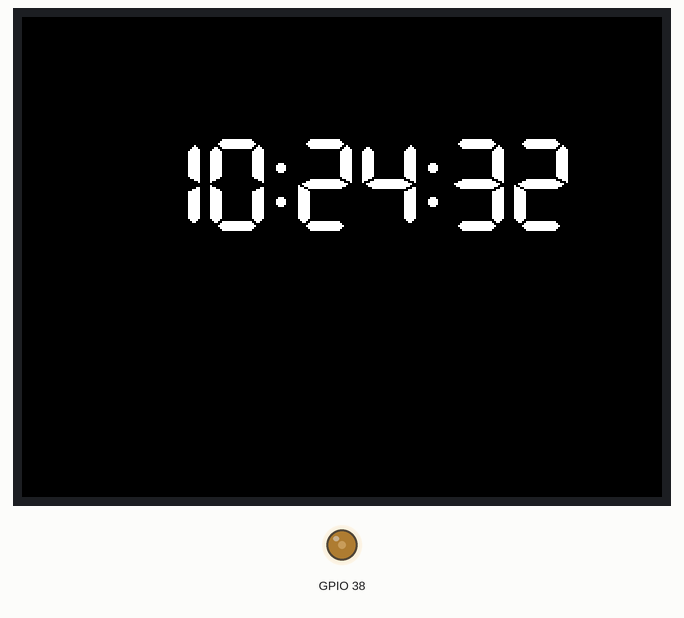
Simulated run of this sketch. Board: ESP32. On the bench: 320×240 colour display, output pins drawn as LEDs (lit = HIGH). WiFi joins after 1.5 s; servers stay silent unless stated; the local clock reads 2024-03-15 10:24:30 at power-on unless the sketch sets it; web services answer with replies made up by the test bench; what the sketch prints to the serial monitor is not drawn.

Above: at 2.3 s.
At 6.2 s:
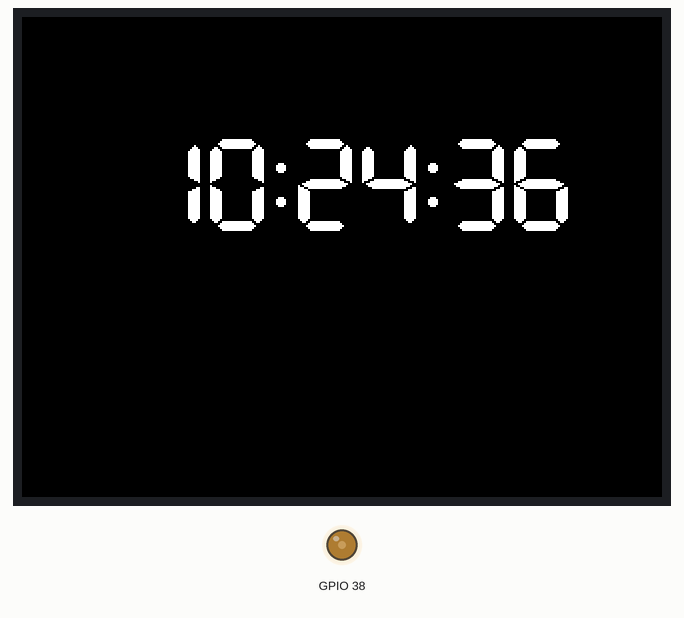
At 10.2 s:
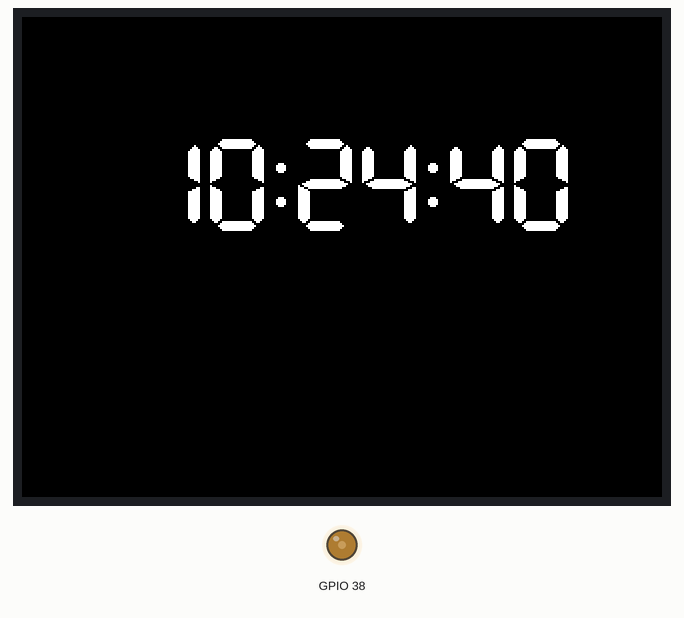
At 16.2 s:
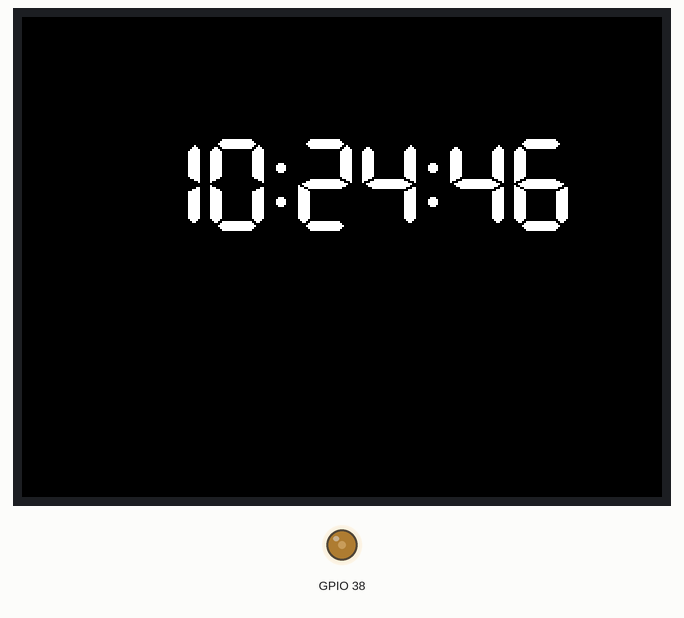
At 21.2 s:
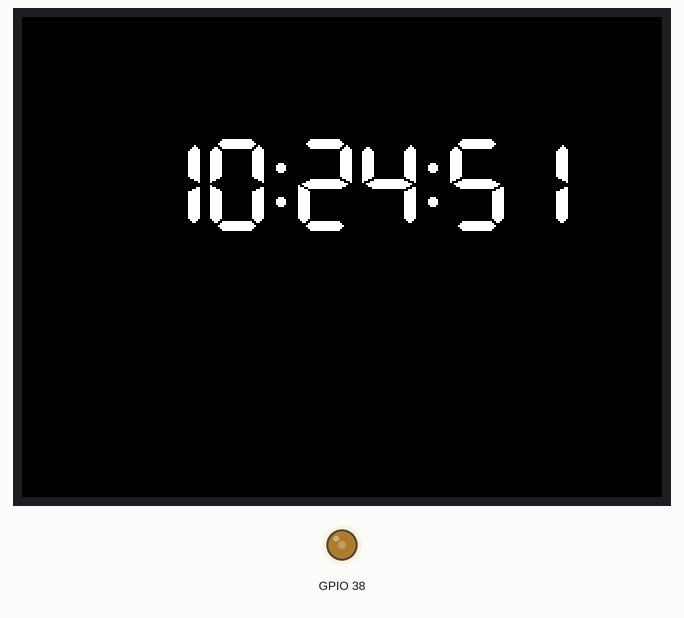
At 31.2 s:
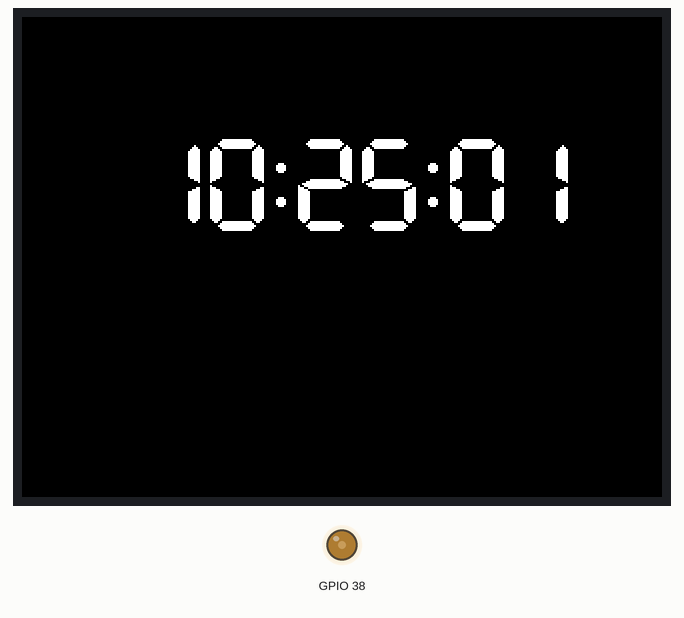

Measured:
- what the display in image 0 shows lasts 1.0 s, from 2.2 s to 3.2 s
- what the display in image 2 shows lasts 1.2 s, from 10.1 s to 11.3 s

The sketch:

BasicClockTDisplay.ino
```cpp
#include <WiFiManager.h>
#include <TFT_eSPI.h>
#include <ArduinoJson.h>
#include <HTTPClient.h>
#include <ESP32Time.h>

TFT_eSPI tft = TFT_eSPI();
TFT_eSprite sprite = TFT_eSprite(&tft);

String timeServer = "https://worldtimeapi.org/api/ip";
ESP32Time rtc(0);

unsigned long timePassed=0; // here we will store time passed

struct DateTime {
  int year;
  int month;
  int day;
  int hour;
  int minute;
  int second;
  long microsecond;
  int offsetHours;
  int offsetMinutes;
};


//convert this format 2024-08-07T20:43:55.697892+02:00  to varables
DateTime parseISO8601(const String& iso8601) {
  DateTime dt;
  sscanf(iso8601.c_str(), "%4d-%2d-%2dT%2d:%2d:%2d.%6ld%3d:%2d",
         &dt.year, &dt.month, &dt.day,
         &dt.hour, &dt.minute, &dt.second, &dt.microsecond,
         &dt.offsetHours, &dt.offsetMinutes);
  return dt;
}

void setup() {
  Serial.begin();

  tft.init();
  tft.setRotation(1);
  tft.fillScreen(TFT_BLACK);
  sprite.createSprite(320,170);
  analogWrite(38,80);  //set brightness

   //connect board to wifi , if cant, esp32 will make wifi network, connect to that network with password "password"
    WiFiManager wifiManager;
    wifiManager.setConfigPortalTimeout(5000);

    if(!wifiManager.autoConnect("VolosWifiConf","password")) {
        Serial.println("Failed to connect and hit timeout");
        delay(3000);
        ESP.restart();
    }
    Serial.println("Connected.");

  getTime();
}


void draw()
  {
    sprite.fillSprite(TFT_BLACK);
    sprite.drawString(rtc.getTime(),60,60,7);
    sprite.pushSprite(0,0);
  }


void getTime()
{
    HTTPClient http;
    String payload;

    http.begin(timeServer);
    int httpResponseCode = http.GET();

    if (httpResponseCode > 0) {
      payload = http.getString();
      Serial.println(httpResponseCode);
      Serial.println(payload);
    } else {
      Serial.print("Error on HTTP1 request: ");
      Serial.println(httpResponseCode);
    }
    http.end();

      StaticJsonDocument<1024> doc;
      DeserializationError error = deserializeJson(doc, payload);
      if (!error) {
      const char* datetime = doc["datetime"];
      DateTime dt = parseISO8601(String(datetime));

  Serial.print("Year: "); Serial.println(dt.year);
  Serial.print("Month: "); Serial.println(dt.month);
  Serial.print("Day: "); Serial.println(dt.day);
  Serial.print("Hour: "); Serial.println(dt.hour);
  Serial.print("Minute: "); Serial.println(dt.minute);
  Serial.print("Second: "); Serial.println(dt.second);

  rtc.setTime(dt.second, dt.minute, dt.hour, dt.day, dt.month, dt.year);
  }
}

void loop() {
  draw();
    if(millis()>timePassed+1000000)
  {
    getTime();
    timePassed=millis();
  }
}
```
